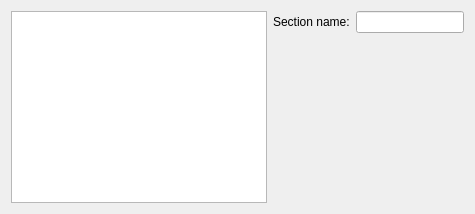
<?xml version="1.0" encoding="UTF-8"?>
<ui version="4.0">
 <class>SectionFormatDialog</class>
 <widget class="QWidget" name="SectionFormatDialog">
  <layout class="QHBoxLayout" name="horizontalLayout">
   <item>
    <widget class="QTreeView" name="sectionTree">
     <property name="editTriggers">
      <set>QAbstractItemView::NoEditTriggers</set>
     </property>
     <property name="uniformRowHeights">
      <bool>true</bool>
     </property>
     <property name="itemsExpandable">
      <bool>false</bool>
     </property>
     <attribute name="headerVisible">
      <bool>false</bool>
     </attribute>
    </widget>
   </item>
   <item>
    <layout class="QVBoxLayout" name="verticalLayout">
     <item>
      <layout class="QHBoxLayout" name="horizontalLayout_2">
       <item>
        <widget class="QLabel" name="label">
         <property name="text">
          <string>Section name:</string>
         </property>
         <property name="buddy">
          <cstring>sectionNameLineEdit</cstring>
         </property>
        </widget>
       </item>
       <item>
        <widget class="KLineEdit" name="sectionNameLineEdit">
        </widget>
       </item>
      </layout>
     </item>
     <item>
      <spacer name="verticalSpacer">
       <property name="orientation">
        <enum>Qt::Vertical</enum>
       </property>
       <property name="sizeHint" stdset="0">
        <size>
         <width>20</width>
         <height>40</height>
        </size>
       </property>
      </spacer>
     </item>
    </layout>
   </item>
  </layout>
 </widget>
 <customwidgets>
  <customwidget>
   <class>KLineEdit</class>
   <extends>QLineEdit</extends>
   <header>klineedit.h</header>
  </customwidget>
 </customwidgets>
 <resources/>
 <connections/>
</ui>
